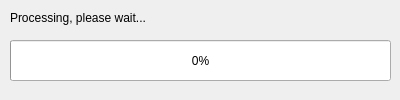
<?xml version="1.0" encoding="UTF-8"?>
<ui version="4.0">
 <class>ProgressDialog</class>
 <widget class="QDialog" name="ProgressDialog">
  <property name="windowModality">
   <enum>Qt::NonModal</enum>
  </property>
  <property name="geometry">
   <rect>
    <x>0</x>
    <y>0</y>
    <width>400</width>
    <height>100</height>
   </rect>
  </property>
  <property name="minimumSize">
   <size>
    <width>400</width>
    <height>100</height>
   </size>
  </property>
  <property name="maximumSize">
   <size>
    <width>400</width>
    <height>100</height>
   </size>
  </property>
  <property name="windowTitle">
   <string>Processing sample</string>
  </property>
  <property name="modal">
   <bool>true</bool>
  </property>
  <widget class="QLabel" name="processingLabel">
   <property name="geometry">
    <rect>
     <x>10</x>
     <y>10</y>
     <width>381</width>
     <height>16</height>
    </rect>
   </property>
   <property name="text">
    <string>Processing, please wait...</string>
   </property>
  </widget>
  <widget class="QProgressBar" name="progressBar">
   <property name="geometry">
    <rect>
     <x>10</x>
     <y>40</y>
     <width>381</width>
     <height>41</height>
    </rect>
   </property>
   <property name="value">
    <number>0</number>
   </property>
  </widget>
 </widget>
 <resources/>
 <connections/>
</ui>
